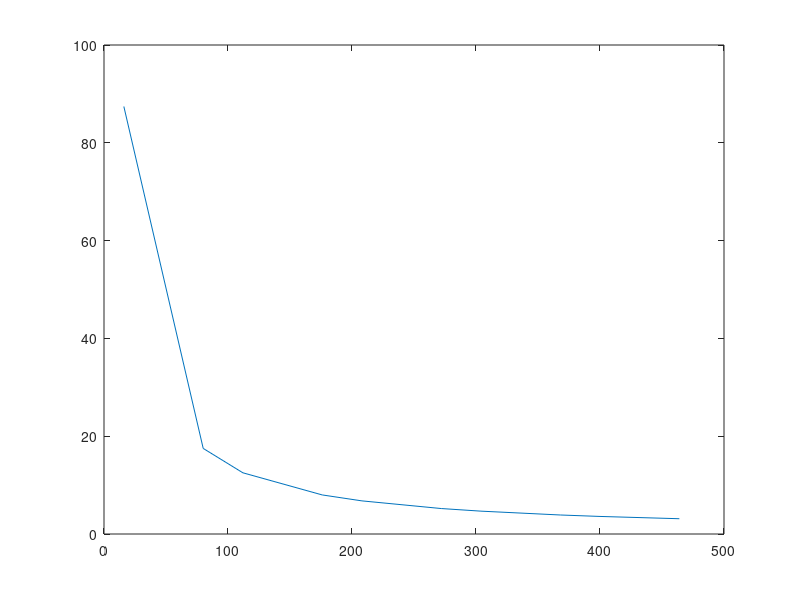

The MATLAB script that drew this image:
% parameters
beta_s = 2*pi / 192;
beta_o = beta_s/2;
b14 = 3.517 * beta_o;
t1 = beta_s * 3.517;
g = 0.01;
h_m = 0.03;
muR = 1.05;

v = [1 5 7 11 13 17 19 23 25 29]*16;     % Spatial orders

% Slot opening factors
k_so_zhu = sin(v * beta_o/2) ./ (v * beta_o/2);

kappa = b14 / (g + h_m/muR);
rho = kappa/(5+kappa) * 2 * sqrt(1+kappa^2) / (sqrt(1+kappa^2) -1);
k_so_gieras = sin(v * rho * pi * b14/2/t1) ./ (v * rho * pi * b14/2/t1);

% Slot pitch factors
k_p_zhu = sin(v * beta_s/2);

gamma_s = pi / 0.4/3;
ep = pi-gamma_s;
k_p_me = cos(v*ep/2);

% Distribution factors
k_d_zhu = sin(v * pi*80/192) .* sin(v/16 * pi/2);

k_d_me = ones(1, length(v));

% Zhu factor
Fm = (1 + (3.477/3.517).^(2*v/16)) ./ (1 - (3.477/3.517).^(2*v/16));
% This approx equals R_s / g * 1/v. Harmonic order 

figure
plot(v, Fm)